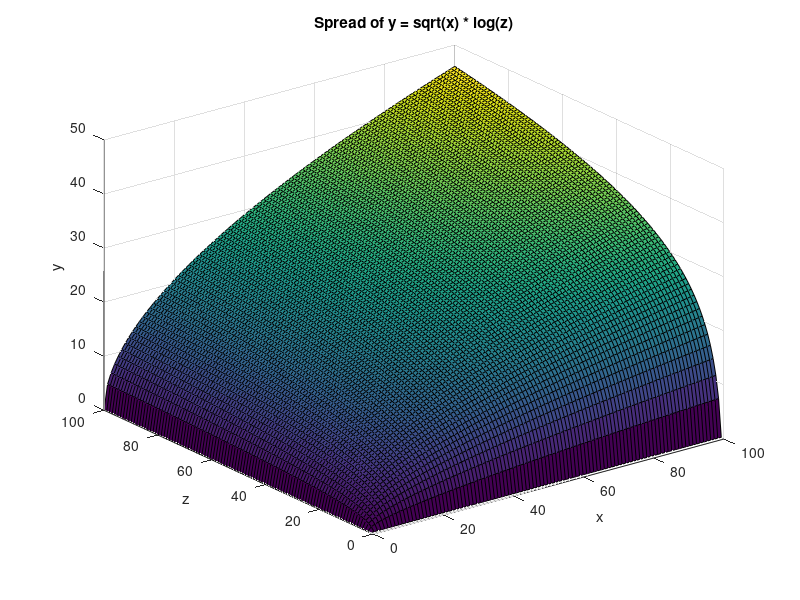

Write the MATLAB code that produced this figure.
% Define a range of values for x and z
x = linspace(0, 100, 100);  % Range of x values from 0 to 100
z = linspace(0, 100, 100);  % Range of z values from 0 to 100

% Create a grid of x and z values
[X, Z] = meshgrid(x, z);

% Calculate y values based on the function y = sqrt(x) * log(z)
Y = sqrt(X) .* log(Z);

% Plot the 3D surface
figure;
surf(X, Z, Y);
xlabel('x');
ylabel('z');
zlabel('y');
title('Spread of y = sqrt(x) * log(z)');